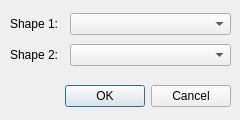
<?xml version="1.0" encoding="UTF-8"?>
<ui version="4.0">
 <class>IsecalcUI</class>
 <widget class="QDialog" name="IsecalcUI">
  <property name="geometry">
   <rect>
    <x>0</x>
    <y>0</y>
    <width>240</width>
    <height>120</height>
   </rect>
  </property>
  <property name="minimumSize">
   <size>
    <width>240</width>
    <height>120</height>
   </size>
  </property>
  <property name="maximumSize">
   <size>
    <width>10000</width>
    <height>120</height>
   </size>
  </property>
  <property name="windowTitle">
   <string>Isecalc</string>
  </property>
  <widget class="QDialogButtonBox" name="buttonBox">
   <property name="geometry">
    <rect>
     <x>30</x>
     <y>80</y>
     <width>201</width>
     <height>32</height>
    </rect>
   </property>
   <property name="orientation">
    <enum>Qt::Horizontal</enum>
   </property>
   <property name="standardButtons">
    <set>QDialogButtonBox::Cancel|QDialogButtonBox::Ok</set>
   </property>
  </widget>
  <widget class="QWidget" name="gridLayoutWidget">
   <property name="geometry">
    <rect>
     <x>10</x>
     <y>10</y>
     <width>221</width>
     <height>61</height>
    </rect>
   </property>
   <layout class="QGridLayout" name="gridLayout" columnstretch="1,3">
    <item row="0" column="1">
     <widget class="QComboBox" name="cmb_col1"/>
    </item>
    <item row="1" column="1">
     <widget class="QComboBox" name="cmb_col2"/>
    </item>
    <item row="0" column="0">
     <widget class="QLabel" name="label">
      <property name="text">
       <string>Shape 1:</string>
      </property>
     </widget>
    </item>
    <item row="1" column="0">
     <widget class="QLabel" name="label_2">
      <property name="text">
       <string>Shape 2:</string>
      </property>
     </widget>
    </item>
   </layout>
  </widget>
 </widget>
 <resources/>
 <connections>
  <connection>
   <sender>buttonBox</sender>
   <signal>accepted()</signal>
   <receiver>IsecalcUI</receiver>
   <slot>accept()</slot>
   <hints>
    <hint type="sourcelabel">
     <x>248</x>
     <y>254</y>
    </hint>
    <hint type="destinationlabel">
     <x>157</x>
     <y>274</y>
    </hint>
   </hints>
  </connection>
  <connection>
   <sender>buttonBox</sender>
   <signal>rejected()</signal>
   <receiver>IsecalcUI</receiver>
   <slot>reject()</slot>
   <hints>
    <hint type="sourcelabel">
     <x>316</x>
     <y>260</y>
    </hint>
    <hint type="destinationlabel">
     <x>286</x>
     <y>274</y>
    </hint>
   </hints>
  </connection>
 </connections>
</ui>
